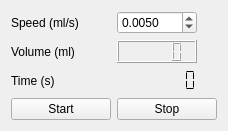
             <widget class="QWidget" name="tab_5">
              <attribute name="title">
               <string>Advance_exchange_mode</string>
              </attribute>
              <layout class="QHBoxLayout" name="horizontalLayout_9">
               <item>
                <layout class="QFormLayout" name="formLayout_2">
                 <property name="labelAlignment">
                  <set>Qt::AlignLeading|Qt::AlignLeft|Qt::AlignVCenter</set>
                 </property>
                 <property name="formAlignment">
                  <set>Qt::AlignLeading|Qt::AlignLeft|Qt::AlignTop</set>
                 </property>
                 <item row="0" column="0">
                  <widget class="QLabel" name="label">
                   <property name="sizePolicy">
                    <sizepolicy hsizetype="Fixed" vsizetype="Preferred">
                     <horstretch>0</horstretch>
                     <verstretch>0</verstretch>
                    </sizepolicy>
                   </property>
                   <property name="text">
                    <string>Speed (ml/s)</string>
                   </property>
                  </widget>
                 </item>
                 <item row="0" column="1">
                  <widget class="QDoubleSpinBox" name="doubleSpinBox">
                   <property name="sizePolicy">
                    <sizepolicy hsizetype="Fixed" vsizetype="Fixed">
                     <horstretch>0</horstretch>
                     <verstretch>0</verstretch>
                    </sizepolicy>
                   </property>
                   <property name="minimumSize">
                    <size>
                     <width>80</width>
                     <height>0</height>
                    </size>
                   </property>
                   <property name="maximumSize">
                    <size>
                     <width>80</width>
                     <height>16777215</height>
                    </size>
                   </property>
                   <property name="decimals">
                    <number>4</number>
                   </property>
                   <property name="maximum">
                    <double>100.000000000000000</double>
                   </property>
                   <property name="singleStep">
                    <double>0.001000000000000</double>
                   </property>
                   <property name="value">
                    <double>0.005000000000000</double>
                   </property>
                  </widget>
                 </item>
                 <item row="1" column="0">
                  <widget class="QLabel" name="label_9">
                   <property name="sizePolicy">
                    <sizepolicy hsizetype="Fixed" vsizetype="Preferred">
                     <horstretch>0</horstretch>
                     <verstretch>0</verstretch>
                    </sizepolicy>
                   </property>
                   <property name="text">
                    <string>Volume (ml)</string>
                   </property>
                  </widget>
                 </item>
                 <item row="1" column="1">
                  <widget class="QLCDNumber" name="lcdNumber_exchange_volume">
                   <property name="sizePolicy">
                    <sizepolicy hsizetype="Fixed" vsizetype="Minimum">
                     <horstretch>0</horstretch>
                     <verstretch>0</verstretch>
                    </sizepolicy>
                   </property>
                   <property name="minimumSize">
                    <size>
                     <width>80</width>
                     <height>0</height>
                    </size>
                   </property>
                   <property name="maximumSize">
                    <size>
                     <width>80</width>
                     <height>16777215</height>
                    </size>
                   </property>
                   <property name="intValue" stdset="0">
                    <number>0</number>
                   </property>
                  </widget>
                 </item>
                 <item row="2" column="0">
                  <widget class="QLabel" name="label_33">
                   <property name="sizePolicy">
                    <sizepolicy hsizetype="Fixed" vsizetype="Preferred">
                     <horstretch>0</horstretch>
                     <verstretch>0</verstretch>
                    </sizepolicy>
                   </property>
                   <property name="text">
                    <string>Time (s)</string>
                   </property>
                  </widget>
                 </item>
                 <item row="2" column="1">
                  <widget class="QLCDNumber" name="lcdNumber_time">
                   <property name="sizePolicy">
                    <sizepolicy hsizetype="Fixed" vsizetype="Minimum">
                     <horstretch>0</horstretch>
                     <verstretch>0</verstretch>
                    </sizepolicy>
                   </property>
                   <property name="minimumSize">
                    <size>
                     <width>80</width>
                     <height>0</height>
                    </size>
                   </property>
                   <property name="maximumSize">
                    <size>
                     <width>90</width>
                     <height>16777215</height>
                    </size>
                   </property>
                   <property name="font">
                    <font>
                     <italic>false</italic>
                     <underline>false</underline>
                     <kerning>true</kerning>
                    </font>
                   </property>
                   <property name="frameShape">
                    <enum>QFrame::Panel</enum>
                   </property>
                   <property name="frameShadow">
                    <enum>QFrame::Raised</enum>
                   </property>
                   <property name="lineWidth">
                    <number>0</number>
                   </property>
                   <property name="midLineWidth">
                    <number>-1</number>
                   </property>
                   <property name="smallDecimalPoint">
                    <bool>true</bool>
                   </property>
                   <property name="digitCount">
                    <number>6</number>
                   </property>
                   <property name="segmentStyle">
                    <enum>QLCDNumber::Flat</enum>
                   </property>
                   <property name="value" stdset="0">
                    <double>0.000000000000000</double>
                   </property>
                   <property name="intValue" stdset="0">
                    <number>0</number>
                   </property>
                  </widget>
                 </item>
                 <item row="3" column="0">
                  <widget class="QPushButton" name="pushButton_start">
                   <property name="sizePolicy">
                    <sizepolicy hsizetype="Fixed" vsizetype="Fixed">
                     <horstretch>0</horstretch>
                     <verstretch>0</verstretch>
                    </sizepolicy>
                   </property>
                   <property name="minimumSize">
                    <size>
                     <width>100</width>
                     <height>0</height>
                    </size>
                   </property>
                   <property name="maximumSize">
                    <size>
                     <width>100</width>
                     <height>16777215</height>
                    </size>
                   </property>
                   <property name="text">
                    <string>Start</string>
                   </property>
                  </widget>
                 </item>
                 <item row="3" column="1">
                  <widget class="QPushButton" name="pushButton_stop">
                   <property name="sizePolicy">
                    <sizepolicy hsizetype="Fixed" vsizetype="Fixed">
                     <horstretch>0</horstretch>
                     <verstretch>0</verstretch>
                    </sizepolicy>
                   </property>
                   <property name="minimumSize">
                    <size>
                     <width>100</width>
                     <height>0</height>
                    </size>
                   </property>
                   <property name="maximumSize">
                    <size>
                     <width>100</width>
                     <height>16777215</height>
                    </size>
                   </property>
                   <property name="text">
                    <string>Stop</string>
                   </property>
                  </widget>
                 </item>
                </layout>
               </item>
              </layout>
             </widget>
